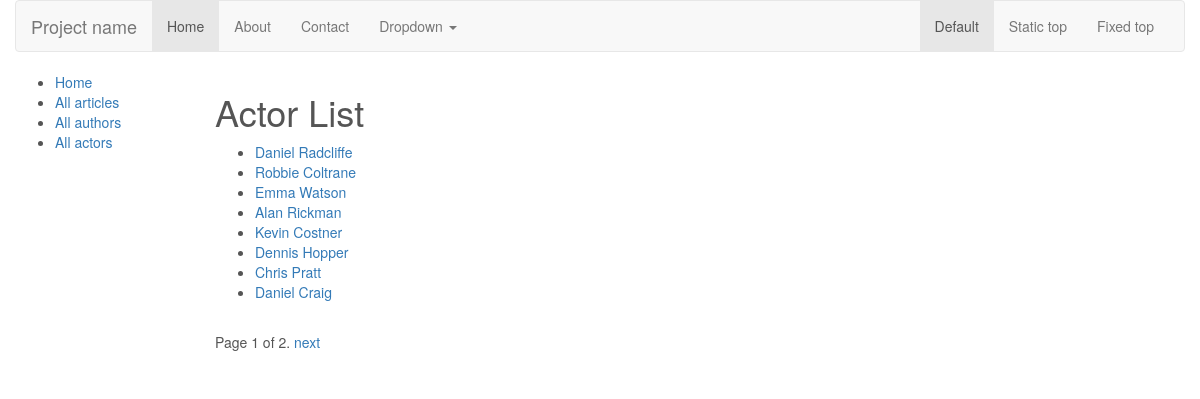
Page /catalog/actors/ on the earlier database version.
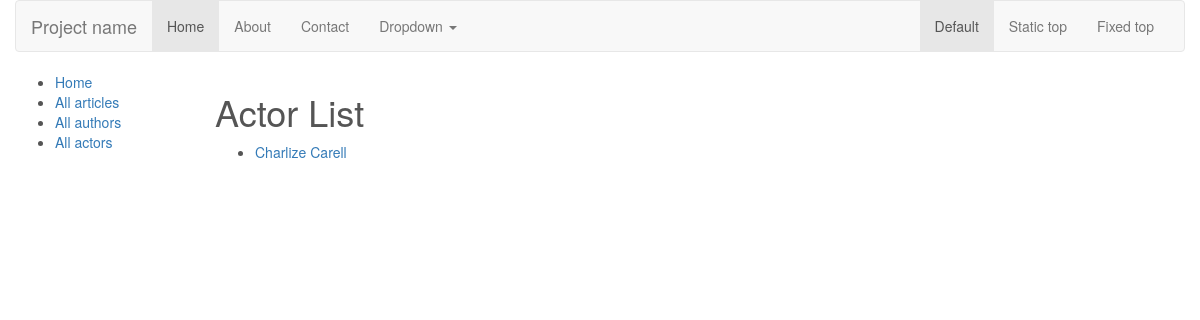
Same page on the later database version.
### catalog/models.py (models this page shows, shortened)
class Actor(models.Model):
    name = models.CharField(max_length=200, help_text="Enter a article Actors Name (e.g. Tom Cruise, Daniel Radcliff).")
    last_name = models.CharField(max_length=100)
    bio = models.TextField(max_length=1000, default='No Bio Information Set', help_text="Enter a brief Character Bio or Resume")
    def get_absolute_url(self):
        return reverse('actor-detail', args=[str(self.id)])

### catalog/views.py (the view)
class ActorListView(generic.ListView):
    model = Actor
    paginate_by = 8
    def get_queryset(self):
        return Actor.objects.all()

### catalog/templates/catalog/actor_list.html (shortened to what this page needs)
{% extends "base_generic.html" %}
{% block content %}
    <h1>Actor List</h1>
    {% if actor_list %}
    <ul>
      {% for actor in actor_list %}
      <li>
        <a href="{{ actor.get_absolute_url }}">{{ actor.name }} {{ actor.last_name }}</a>
      </li>
      {% endfor %}
    </ul>
    {% else %}
      <p>There are no movies in the catalog.</p>
    {% endif %}
{% endblock %}

### catalog/templates/base_generic.html (shortened to what this page needs)
<!DOCTYPE html>
<html lang="en">
<head>
  <link rel="stylesheet" href="https://maxcdn.bootstrapcdn.com/bootstrap/3.3.7/css/bootstrap.min.css">
  {% load static %}
  <link rel="stylesheet" href="{% static 'css/main.css' %}?{% now 'U' %}">
</head>
<body>
  <header class="container-fluid">
      <nav class="navbar navbar-default">
        <div class="container-fluid">
          <div class="navbar-header">
            <a class="navbar-brand" href="#">Project name</a>
          </div>
          <div id="navbar" class="navbar-collapse collapse">
            <ul class="nav navbar-nav">
              <li class="active"><a href="#">Home</a></li>
              <li><a href="#">About</a></li>
              <li><a href="#">Contact</a></li>
              <li class="dropdown">
                <a href="#" class="dropdown-toggle" data-toggle="dropdown" role="button" aria-haspopup="true" aria-expanded="false">Dropdown <span class="caret"></span></a>
              </li>
            </ul>
            <ul class="nav navbar-nav navbar-right">
              <li class="active"><a href="./">Default <span class="sr-only">(current)</span></a></li>
              <li><a href="../navbar-static-top/">Static top</a></li>
              <li><a href="../navbar-fixed-top/">Fixed top</a></li>
            </ul>
          </div>
        </div>
      </nav>
  </header>
  <div class="container-fluid">
    <div class="row">
      <div class="col-xs-2">
      {% block sidebar %}
      <ul class="sidebar-nav">
          <li><a href="{% url 'index' %}">Home</a></li>
          <li><a href="{% url 'articles' %}">All articles</a></li>
          <li><a href="{% url 'authors' %}">All authors</a></li>
          <li><a href="{% url 'actors' %}">All actors</a></li>
      </ul>
     {% endblock %}
      </div>
      <div class="col-xs-10 ">
      {% block content %}{% endblock %}
      {% block pagination %}
        {% if is_paginated %}
            <div class="pagination">
                <span class="page-links">
                    <span class="page-current">
                        Page {{ page_obj.number }} of {{ page_obj.paginator.num_pages }}.
                    </span>
                    {% if page_obj.has_next %}
                        <a href="{{ request.path }}?page={{ page_obj.next_page_number }}">next</a>
                    {% endif %}
                </span>
            </div>
        {% endif %}
      {% endblock %}
      </div>
    </div>
  </div>
</body>
</html>

### catalog/static/css/main.css (style rules this page uses)
body { color:#555 }

Differences in the rows shown:
removed Actor: name "Robbie", last_name "Coltrane"
removed Actor: name "Emma", last_name "Watson"
removed Actor: name "Alan", last_name "Rickman"
removed Actor: name "Kevin", last_name "Costner"
removed Actor: name "Dennis", last_name "Hopper"
removed Actor: name "Chris", last_name "Pratt"
removed Actor: name "Daniel", last_name "Craig"
changed Actor: name "Daniel" → "Charlize"; last_name "Radcliffe" → "Carell"
Other differences:
{{ page_obj.number }}: "1" → (not shown)
{{ page_obj.paginator.num_pages }}: "2" → (not shown)
text no longer shown: "Page of . next"
